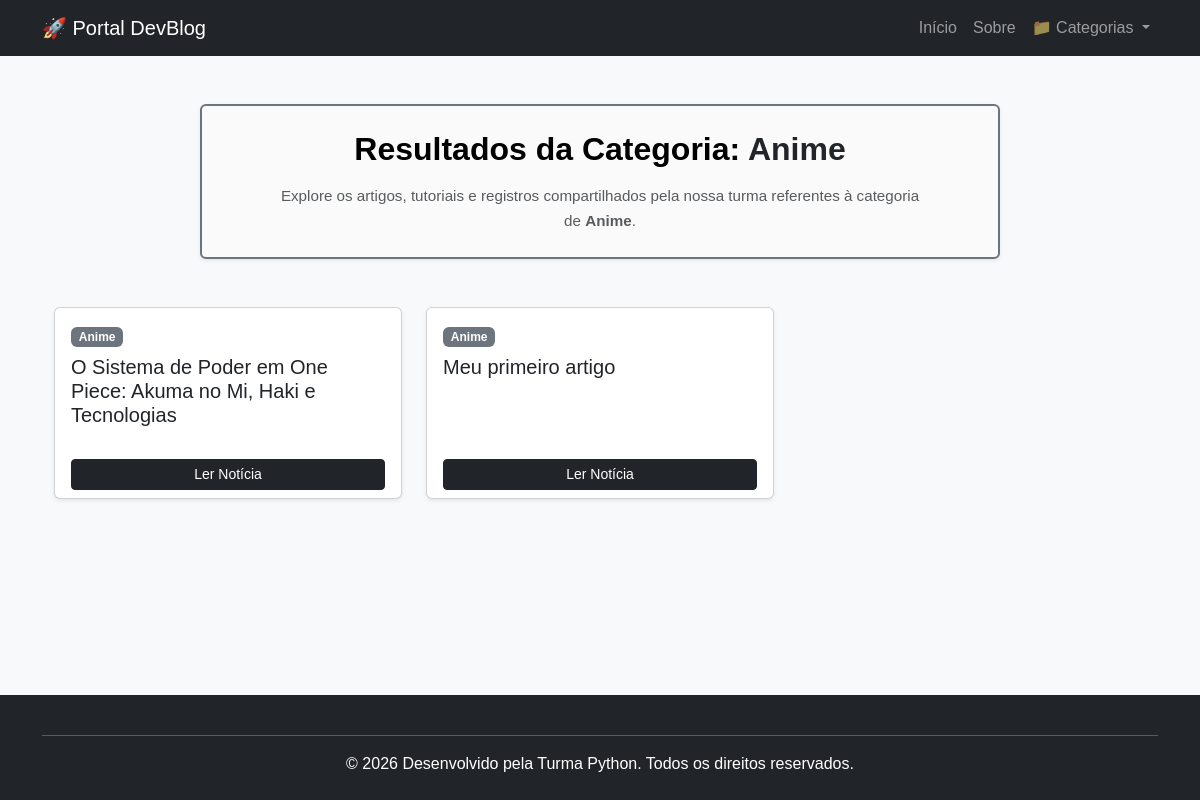
Page /?categoria=2 on the committed database.
### blog/models.py (models this page shows, shortened)
class Categoria(models.Model):
    nome = models.CharField(max_length=100)

class Artigo(models.Model):
    titulo = models.CharField(max_length=200)
    conteudo = models.TextField()
    data_publicacao = models.DateTimeField(auto_now_add=True)
    categoria = models.ForeignKey(Categoria, on_delete=models.CASCADE)
    autor = models.CharField(max_length=50, default="Admin")

### blog/views.py (the view)
# urls.py: path('', views.home, name="home"),
def home(request):
    categoria_id = request.GET.get('categoria')
    noticias = Artigo.objects.all().order_by('-data_publicacao')
    categorias = Categoria.objects.all()
    categoria_selecionada = None
    if categoria_id:
        categoria_selecionada = get_object_or_404(Categoria, id=categoria_id)
        noticias = noticias.filter(categoria_id=categoria_id)
    contexto = {
        'lista_artigos': noticias,
        'lista_categorias': categorias,
        'categoria_atual': categoria_selecionada,
    }
    return render(request, 'blog/index.html', contexto)

### blog/templates/blog/index.html (shortened to what this page needs)
{% extends 'blog/base.html' %}
{% block content %}
    <div class="container">
        <div class="text-center p-4 mb-5 border border-secondary border-2 rounded mx-auto shadow-sm" style="max-width: 800px; background-color: #fafafa;">
            <h2 class="fw-bold mb-3" style="color: #000000;">
                {% if categoria_atual %}
                    Resultados da Categoria: <span class="text-dark">{{ categoria_atual.nome }}</span>
                {% else %}
                    Últimas Notícias
                {% endif %}
            </h2>
            <p class="text-muted mb-0 mx-auto" style="max-width: 650px; font-size: 0.95rem; line-height: 1.6;">
                {% if categoria_atual %}
                    Explore os artigos, tutoriais e registros compartilhados pela nossa turma referentes à categoria de <strong>{{ categoria_atual.nome }}</strong>.
                {% else %}
                    Bem-vindo ao nosso mural de novidades! Aqui você encontra os últimos artigos, projetos e aprendizados documentados pelos desenvolvedores da Turma Python.
                {% endif %}
            </p>
        </div>
        <div class="row row-cols-1 row-cols-md-3 g-4">
            {% for noticia in lista_artigos %}
                <div class="col">
                    <div class="card h-100 shadow-sm">
                        <div class="card-body">
                            <span class="badge bg-secondary mb-2">{{ noticia.categoria.nome }}</span>
                            <h5 class="card-title">{{ noticia.titulo }}</h5>
                        </div>
                        <div class="card-footer bg-transparent border-top-0">
                            <a href="{% url 'detalhe_noticia' noticia.id %}" class="btn btn-dark btn-sm w-100">Ler Notícia</a>
                        </div>
                    </div>
                </div>
            {% empty %}
                <div class="col-12 text-center py-5">
                    <p class="text-muted fs-5">Nenhuma notícia encontrada para esta categoria.</p>
                    <a href="{% url 'home' %}" class="btn btn-outline-dark btn-sm">Ver todas as notícias</a>
                </div>
            {% endfor %}
        </div>
    </div>
{% endblock %}

### blog/static/blog/css/style.css (style rules this page uses)
body { background-color: #f0f8ff; font-family: Arial, sans-serif; }

### rows in the picture
Categoria: nome "Anime"
Artigo: categoria.nome "Anime", titulo "O Sistema de Poder em One Piece: Akuma no Mi, Haki e Tecnologias"
Artigo: categoria.nome "Anime", titulo "Meu primeiro artigo"
